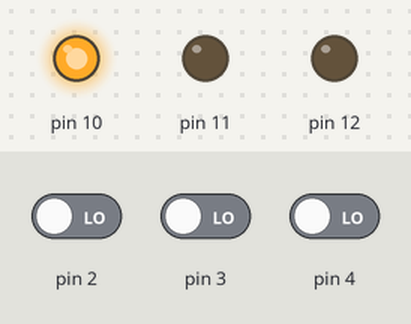
A sketch run on a simulated Arduino Uno, built with avr-gcc and run on an emulated ATmega328P. Shown: output pins drawn as LEDs (lit = HIGH). Inputs (shaded band) come from the test bench; at power-on: pin 2 LOW, pin 3 LOW, pin 4 LOW.

Above: at 0.1 s.
Timing chart, 0 to 1.6 s (numbered marks = the images above):
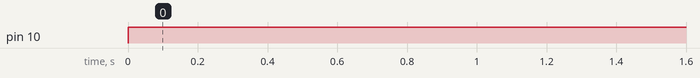

Measured:
- by itself, pin 10: LOW → HIGH at 0.00 s

The sketch:

ascensore.ino
```cpp
int b2, prevb2;
bool UP, DN;
int level = 0;
int stato = 0;

void setup(){
  Serial.begin(9600);
  pinMode(2, INPUT);
  pinMode(3, INPUT);
  pinMode(4, INPUT);
  pinMode(10, OUTPUT);
  pinMode(11, OUTPUT);
  pinMode(12, OUTPUT);
}

void loop(){
  b2 = digitalRead(2);
  DN = digitalRead(3);
  UP = digitalRead(4);

  switch (stato) {
    case 0:
        digitalWrite(10+level, HIGH);
      if ((UP) && (prevb2 && !b2)) { //UP + FDD lamella
          stato = 1;
      }
        if ((DN) && (prevb2 && !b2)) { //DN + FDD lamella
          stato = 2;
      }
      break;
    case 1:
        digitalWrite(10+level, LOW);
        if (!prevb2 && b2) { //FDS lamella
          level++;
          if (level > 2) level = 2;
          stato = 0;
      }
      break;
    case 2:
        digitalWrite(10+level, LOW);
        if (!prevb2 && b2) { //FDS lamella
          level--;
          if (level < 0) level = 0;
          stato = 0;
      }
      break;
  }


  prevb2 = b2;
}
```
